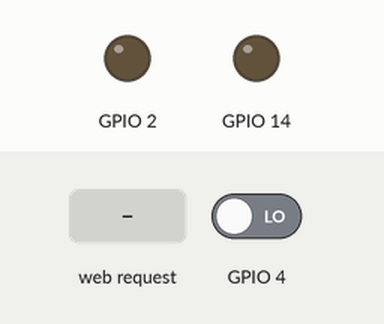
Recording of a sketch running on a simulated ESP8266 (NodeMCU). Parts: output pins drawn as LEDs (lit = HIGH). Inputs (shaded band) come from the test bench; at power-on: GPIO 4 LOW. WiFi joins after 1.5 s; servers stay silent unless stated; what the sketch prints to the serial monitor is not drawn.

Above: at 2.7 s.
2.8 s: HTTP request GET /gpio/1 received
At 4.0 s:
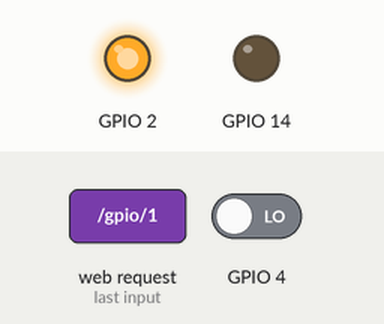
4.3 s: HTTP request GET /gpio/3 received
At 5.4 s:
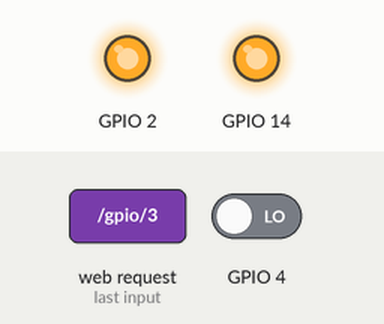
5.8 s: HTTP request GET /gpio/0 received
At 6.5 s:
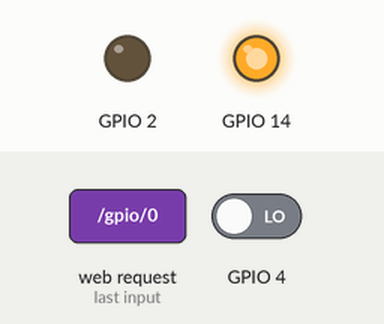
7.3 s: HTTP request GET /gpio/2 received
At 7.6 s:
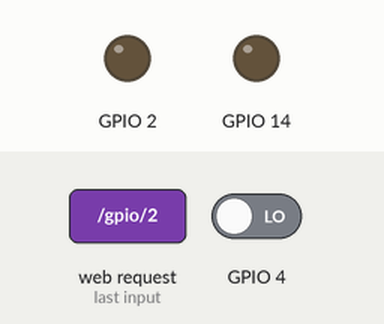
Timing chart, 0 to 9.8 s (numbered marks = the images above; inputs shaded):
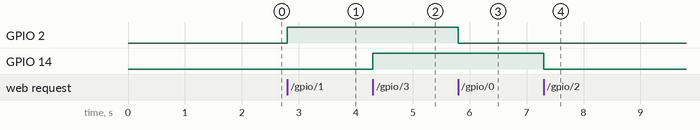

The sketch:

WiFiWebServer.ino
```cpp
/*
 *  This sketch demonstrates how to set up a simple HTTP-like server.
 *  The server will set a GPIO pin depending on the request
 *    http://server_ip/gpio/0 will set the GPIO2 low,
 *    http://server_ip/gpio/1 will set the GPIO2 high
 *  server_ip is the IP address of the ESP8266 module, will be
 *  printed to Serial when the module is connected.
 */

#include <ESP8266WiFi.h>

const char* ssid = "IFTTT";
const char* password = "1234567890";

// Create an instance of the server
// specify the port to listen on as an argument
WiFiServer server(80);
int Step=0;
void setup() {
  Serial.begin(115200);
  delay(10);

  // prepare GPIO2
  pinMode(2, OUTPUT);
  pinMode(14, OUTPUT);
  digitalWrite(2, 0);
  digitalWrite(14, 0);
  Connect_to_WiFi_network();

}

void loop() {
  // Check if a client has connected
  if(digitalRead(4)==1){if(Step==0){Serial.println(WiFi.localIP());Step=1;delay(10);}}
  else{if(Step==1){Step=0;}}

  WiFiClient client = server.available();
  if (!client) {
    return;
  }

  // Wait until the client sends some data
  Serial.println("new client");
  while(!client.available()){
    delay(1);
  }

  // Read the first line of the request
  String req = client.readStringUntil('\r');
  Serial.println(req);
  client.flush();

  // Match the request
  int val;
  if (req.indexOf("/gpio/0") != -1)
    // Set GPIO2 according to the request
    digitalWrite(2, 0);
  else if (req.indexOf("/gpio/1") != -1)
    // Set GPIO2 according to the request
    digitalWrite(2, 1);
  else if (req.indexOf("/gpio/2") != -1)
    // Set GPIO2 according to the request
    digitalWrite(14, 0);
  else if (req.indexOf("/gpio/3") != -1)
    // Set GPIO2 according to the request
    digitalWrite(14, 1);

  else {
    Serial.println("invalid request");
    client.stop();
    return;
  }


  client.flush();

  // Prepare the response
  String s = "HTTP/1.1 200 OK\r\nContent-Type: text/html\r\n\r\n<!DOCTYPE HTML>\r\n<html>\r\nGPIO is now ";
  s += (val)?"high":"low";
  s += "</html>\n";

  // Send the response to the client
  client.print(s);
  delay(1);
  Serial.println("Client disonnected");

  // The client will actually be disconnected
  // when the function returns and 'client' object is detroyed
}

void Connect_to_WiFi_network(){
  // Connect to WiFi network
  Serial.println();
  Serial.println();
  Serial.print("Connecting to ");
  Serial.println(ssid);

  WiFi.begin(ssid, password);

  while (WiFi.status() != WL_CONNECTED) {
    delay(500);
    Serial.print(".");
  }
  Serial.println("");
  Serial.println("WiFi connected");

  // Start the server
  server.begin();
  Serial.println("Server started");

  // Print the IP address
  Serial.println(WiFi.localIP());
}
```

Measured:
- after the input at 2.8 s, GPIO 2: LOW → HIGH at once
- after the input at 4.3 s, GPIO 14: LOW → HIGH at once
- after the input at 5.8 s, GPIO 2: HIGH → LOW at once
- after the input at 7.3 s, GPIO 14: HIGH → LOW at once
